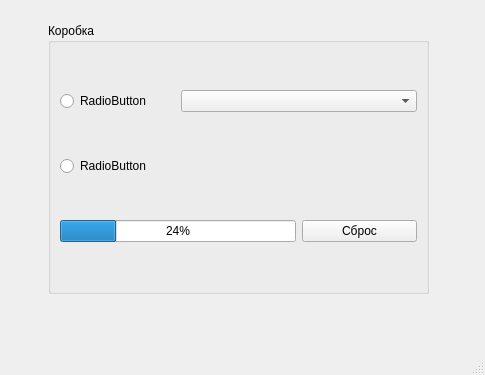
<?xml version="1.0" encoding="UTF-8"?>
<ui version="4.0">
 <class>MainWindow</class>
 <widget class="QMainWindow" name="MainWindow">
  <property name="geometry">
   <rect>
    <x>0</x>
    <y>0</y>
    <width>485</width>
    <height>375</height>
   </rect>
  </property>
  <property name="windowTitle">
   <string>MainWindow</string>
  </property>
  <widget class="QWidget" name="centralwidget">
   <widget class="QGroupBox" name="Box">
    <property name="geometry">
     <rect>
      <x>48</x>
      <y>23</y>
      <width>381</width>
      <height>271</height>
     </rect>
    </property>
    <property name="title">
     <string>Коробка</string>
    </property>
    <layout class="QGridLayout" name="gridLayout">
     <item row="0" column="0">
      <widget class="QRadioButton" name="radioButton">
       <property name="text">
        <string>RadioButton</string>
       </property>
      </widget>
     </item>
     <item row="0" column="1" colspan="2">
      <widget class="QComboBox" name="comboBox"/>
     </item>
     <item row="1" column="0">
      <widget class="QRadioButton" name="radioButton_2">
       <property name="text">
        <string>RadioButton</string>
       </property>
      </widget>
     </item>
     <item row="2" column="0" colspan="2">
      <widget class="QProgressBar" name="progressBar">
       <property name="value">
        <number>24</number>
       </property>
      </widget>
     </item>
     <item row="2" column="2">
      <widget class="QPushButton" name="pushButton">
       <property name="text">
        <string>Сброс</string>
       </property>
      </widget>
     </item>
    </layout>
   </widget>
  </widget>
  <widget class="QMenuBar" name="menubar">
   <property name="geometry">
    <rect>
     <x>0</x>
     <y>0</y>
     <width>485</width>
     <height>22</height>
    </rect>
   </property>
  </widget>
  <widget class="QStatusBar" name="statusbar"/>
 </widget>
 <resources/>
 <connections/>
</ui>
